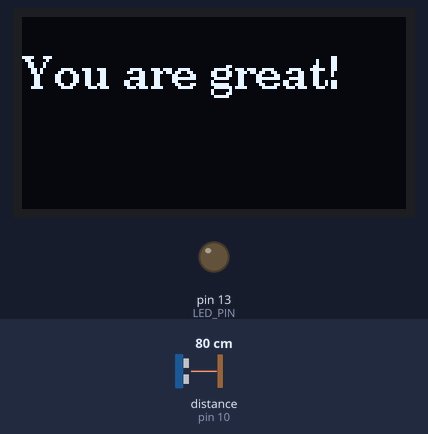
This sketch was run on a simulated Arduino Uno, built with avr-gcc and run on an emulated ATmega328P. Shown: 128×64 one-colour display, output pins drawn as LEDs (lit = HIGH). Wiring (inferred from the names in the program): ultrasonic range finder: trigger pin 9; echo pin 10. The inputs (shaded band) are chosen by the test bench; at power-on: distance to the obstacle (sensor on pin 10) 80 cm. The echo pulse lasts 58.3 µs per cm; pins used as bus, display or sensor lines are not drawn; what the sketch prints to the serial monitor is not drawn.

Above: at 1.2 s.
1.3 s: distance to the obstacle (sensor on pin 10) set to 7 cm
2.8 s: distance to the obstacle (sensor on pin 10) set to 4 cm
At 4.0 s:
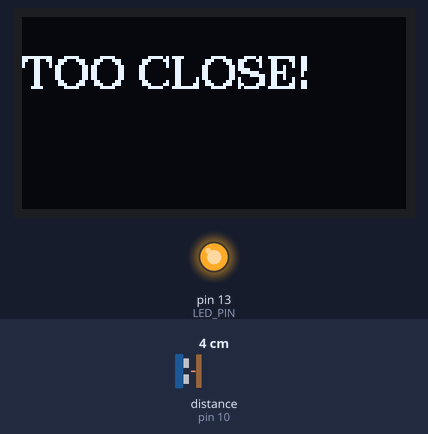
4.7 s: distance to the obstacle (sensor on pin 10) set to 9 cm
At 4.98 s:
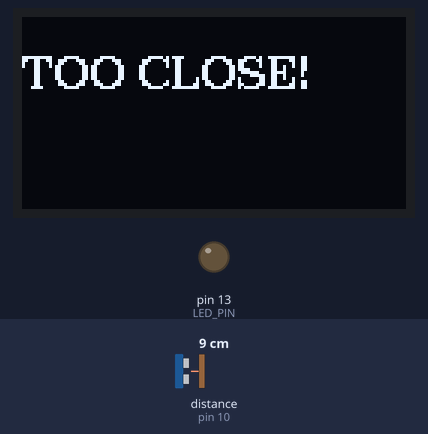
6.5 s: distance to the obstacle (sensor on pin 10) set to 2 cm
At 6.78 s:
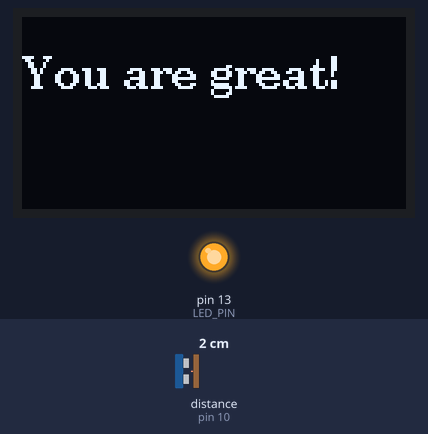
8.3 s: distance to the obstacle (sensor on pin 10) set to 18 cm
At 9.2 s:
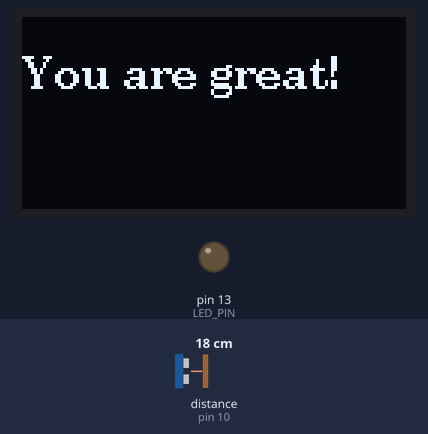
Timing chart, 0 to 11.2 s (numbered marks = the images above; inputs shaded):
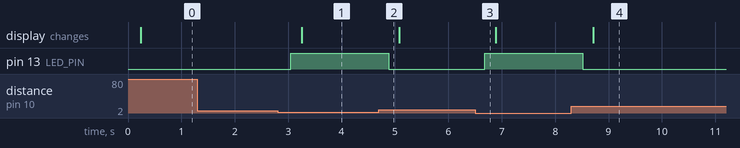

Measured:
- the behaviour switches between 6 and 5 cm on distance to the obstacle (sensor on pin 10) (found by bisection; images 0 and 1)
- after the input at 1.3 s, every drawn part: stays the same
- after the input at 2.8 s, pin 13 (LED_PIN): LOW → HIGH after 0.25 s; the display: changes after 0.45 s (image 1)
- after the input at 4.7 s, pin 13 (LED_PIN): HIGH → LOW after 0.18 s
- after the input at 6.5 s, pin 13 (LED_PIN): LOW → HIGH after 0.18 s
- after the input at 8.3 s, pin 13 (LED_PIN): HIGH → LOW after 0.22 s; the display: changes after 0.41 s (image 4)

The sketch:

Ultrasonic_wLED_wOLDE.ino
```cpp
#define TRIG_PIN 9
#define ECHO_PIN 10
#define LED_PIN 13
#define SOUND_SPEED 0.034
#define THRESHOLD_DISTANCE 5  // distance in cm

#include <Arduino.h>
#include <U8g2lib.h>

#ifdef U8X8_HAVE_HW_SPI
#include <SPI.h>
#endif
#ifdef U8X8_HAVE_HW_I2C
#include <Wire.h>
#endif

U8G2_SH1106_128X64_NONAME_1_HW_I2C u8g2(U8G2_R0, /* reset=*/ U8X8_PIN_NONE);


void setup() {
  pinMode(TRIG_PIN, OUTPUT);
  pinMode(ECHO_PIN, INPUT);
  pinMode(LED_PIN, OUTPUT);
  Serial.begin(9600);
  u8g2.begin();
}

void loop() {
  digitalWrite(TRIG_PIN, LOW);
  delayMicroseconds(2);
  digitalWrite(TRIG_PIN, HIGH);
  delayMicroseconds(10);
  digitalWrite(TRIG_PIN, LOW);

  long duration = pulseIn(ECHO_PIN, HIGH);
  float distance = duration * SOUND_SPEED / 2;

  Serial.print("Distance: ");
  Serial.print(distance);
  Serial.println(" cm");

  if (distance < THRESHOLD_DISTANCE) {
    digitalWrite(LED_PIN, HIGH);
    u8g2.firstPage();
    do {
      u8g2.setFont(u8g2_font_ncenB10_tr);
      u8g2.drawStr(0,24,"TOO CLOSE!");
    } while ( u8g2.nextPage() );
  } else {
    digitalWrite(LED_PIN, LOW);
     u8g2.firstPage();
    do {
      u8g2.setFont(u8g2_font_ncenB10_tr);
      u8g2.drawStr(0,24,"You are great!");
    } while ( u8g2.nextPage() );
  }

  delay(100);
}
```
